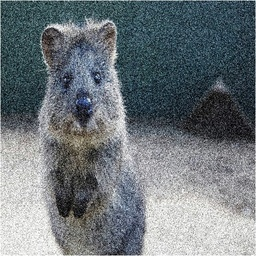
#> input picture uploads/PamTestPicture.jpg, 256 x 256 px, shrunk from 514 x 514 before the run
$ python pamPicture.py
#> lines starting #> are read from the running program, lines starting #| are printed output that depends on the picture
# coding: utf-8
# coder: haoleeson
import pylab
from matplotlib import image as img
from matplotlib import pyplot as plt
import numpy as np
import random


# 获取图片的rgb列表
def getImageRGB(file):
    image = img.imread(file)
    width, height, x = image.shape
    # 创建与照片像素规模同大小rgb列表，存rgb数据
    rgb = np.zeros((width, height, x))
    for i in range(width):
        for j in range(height):
            rgb[i][j] = image[i, j]
    return rgb


# 随机生成k个种子，返回k个随机像素点坐标
def initCentroids(imageRGB, k):
    center = []
    for i in range(k):
        x, y = random.randint(0, imageRGB.shape[0]), random.randint(0, imageRGB.shape[1])
        center += [[x, y]]
    return center


# 随机选择一个非中心点Oi
def chooseOneNoCenterSample(imageRGB, centers):
    x, y = 0, 0
    isChooseACenterSampleFlag = True
    while(isChooseACenterSampleFlag):
        isExist = False
        x, y = random.randint(0, imageRGB.shape[0]), random.randint(0, imageRGB.shape[1])
        # 判断与k个中心 是否有重复样本,
        for k in range(len(centers)):
            if(x==centers[k][0] and y==centers[k][1]):
                isExist = True
                break;
        #若无重复，则退出while,并返回[x,y]
        if( isExist == False ):
            break;
        #若重复则继续while
    return [x, y]


# 计算变量中每个像素点与k个中心点的欧式距离，并分簇
def caclEucDistance(imageRGB, centers):
    region = []
    for i in range(imageRGB.shape[0]): #行
        x = []
        for j in range(imageRGB.shape[1]): #列
            temp = []
            for k in range(len(centers)): #计算k个像素点与k个中心点的欧式距离
                dist = np.sqrt(np.sum(np.square(imageRGB[i, j] - imageRGB[centers[k][0], centers[k][1]])))
                temp += [dist] #添加到temp临时数组中
            x.append(np.argmin(temp)) #添加[i,j]像素距离k个‘种子’最小的距离于region
        region.append(x)
    return region #返回与数组同大小的最小欧式距离数组


# 计算所有对象与其簇中中心点的距离值，将其全部累加得到损失值，记为cost
def calcCost(imageRGB, features, centers):
    cost = 0.0
    for i in range(imageRGB.shape[0]): #行
        for j in range(imageRGB.shape[1]): #列
            dist = np.sqrt(np.sum(np.square(imageRGB[i, j] - imageRGB[centers[features[i][j]][0], centers[features[i][j]][1]])))
            cost = cost + dist
    return cost


#获取中心对象下标所对应的RGB值
def getCenterColor(imageRGB, centers, k):
    centercolor = [0] * k
    for i in range(k):
        centercolor[i] = imageRGB[centers[i][0], centers[i][1]]
    return centercolor


# 显示分割前后对比图程序
def showImage(imageRGB, centercolor, features, k, iteration):
    NewImage = np.empty((len(features), len(features[0]), 3))
    for i in range(len(features)):
        for j in range(len(features[i])):
            NewImage[i, j] = centercolor[features[i][j]]
    # 绘制图片
    fig = plt.figure(figsize=(10, 4), facecolor='white')
    fig.suptitle('k='+str(k)+', iteration='+str(iteration), fontsize=12, color='k')
    fig.gca().xaxis.set_major_locator(plt.NullLocator())
    fig.gca().yaxis.set_major_locator(plt.NullLocator())

    # 创建子图1: 绘制原图
    ax1 = fig.add_subplot(1, 2, 1)
    ax1.axis('off') # 关闭坐标轴显示
    ax1.imshow(imageRGB / 255)
    ax1.set_title('Original image', fontsize=10, color='k')

    # 创建子图2: 绘制分割图
    ax2 = fig.add_subplot(1, 2, 2)
    ax2.axis('off') # 关闭坐标轴显示
    ax2.imshow(NewImage / 255)
    ax2.set_title('Split graph', fontsize=10, color='k')

    # 显示绘制图像
    pylab.show()
    plt.show()


#PAM算法对图片数据聚类实现
def PAM(imageRGB, features, centers):
    # 计算初始cost0
    cost0 = calcCost(imageRGB, features, centers)
    # print('cost0=', cost0)
    # 随机选择一个非中心点Oi
    aNoCenterSample = chooseOneNoCenterSample(imageRGB, centers)
    # print('Center = ', centers)
    # print('aNoCenterSample = ', aNoCenterSample)

    # 替换该随机对象所属的第k个中心对象
    belongsK = features[aNoCenterSample[0]][aNoCenterSample[1]]
    TempCenters = centers
    TempCenters[belongsK][0] = aNoCenterSample[0]  # Rows下标
    TempCenters[belongsK][1] = aNoCenterSample[1]  # Columns下标
    # 重新分簇
    TempFeatures = caclEucDistance(imageRGB, TempCenters)
    # 计算代价cost
    Tempcost = calcCost(imageRGB, TempFeatures, TempCenters)
    # 比较替换后的 cost
    if (Tempcost < cost0):
        # 若比最初损失值cost0小，则确认替换
        centers = TempCenters
        features = TempFeatures
        cost0 = Tempcost
    return features, centers


def main():
    #加载图片数据
    imageRGB = getImageRGB('PamTestPicture.jpg')
#> in getImageRGB, image is the input picture: shape (256, 256, 3); mean R, G, B 110.2, 118.1, 122.8
    print('Finish load image RGB data...\n')
    # 设置集群数：k=3
    k = 3
    #设置k-means算法执行的最大迭代次数：iteration = 10
    iteration = 10

    # 生成k个随机像素点坐标，作为中心点
    centers = initCentroids(imageRGB, k)
#> centers = [[197, 215], [20, 132], [248, 207]]
    # 计算样本中每个像素点与k个中心点的欧式距离，并根据距离分到最近簇
    features = caclEucDistance(imageRGB, centers)
#> after the loop in caclEucDistance, `for i in range(imageRGB.shape[0]):`: region = 256 items
#> features = 256 items
    print('PAM start...\n')
    for i in range(iteration, 0, -1):
        print('iteration = ', i)
        features, centers = PAM(imageRGB, features, centers) #PAM迭代
        print('\n' + 'Centers = ', centers, '\n')
#> this loop made 10 passes
#> (belongsK in PAM, Tempcost in PAM, centers) on passes 1 to 6: (1, 3835217.8, [[197, 215], [155, 244], [248, 207]]), (0, 3529467.6, [[183, 111], [155, 244], [248, 207]]), (1, 2300595.2, [[183, 111], [71, 144], [248, 207]]), (2, 2804937.7, [[183, 111], [71, 144], [71, 48]]), (0, 3011148.2, [[128, 75], [71, 144], [71, 48]]), (2, 2982607.2, [[128, 75], [71, 144], [158, 50]])
#| Centers =  [[197, 215], [155, 244], [248, 207]]
#| Centers =  [[183, 111], [155, 244], [248, 207]]
#| Centers =  [[183, 111], [71, 144], [248, 207]]
#| Centers =  [[183, 111], [71, 144], [71, 48]]
#| Centers =  [[128, 75], [71, 144], [71, 48]]
#| Centers =  [[128, 75], [71, 144], [158, 50]]
#| Centers =  [[128, 75], [37, 169], [158, 50]]
#| Centers =  [[128, 75], [37, 169], [241, 51]]
#> (further printed lines are left out)

    centercolor = getCenterColor(imageRGB, centers, k)
#> after the loop in getCenterColor, `for i in range(k):`: centercolor = [[181, 180, 185], [63, 70, 78], [245, 246, 241]]
#> centercolor = [[181, 180, 185], [63, 70, 78], [245, 246, 241]]
    #显示分割前后对比图
    print('Show the Comparison images...')
    showImage(imageRGB, centercolor, features, k, iteration)
#> in showImage, `NewImage = np.empty((len(features), len(features[0]), 3))`: NewImage: shape (256, 256, 3) float64; every value is 0
#> after the loop in showImage, `for i in range(len(features)):`:
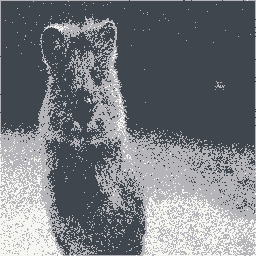
#> NewImage: shape (256, 256, 3) float64; mean of channels 0, 1, 2 117, 121, 126.8; drawn as R, G, B
#> in showImage, `pylab.show()`:
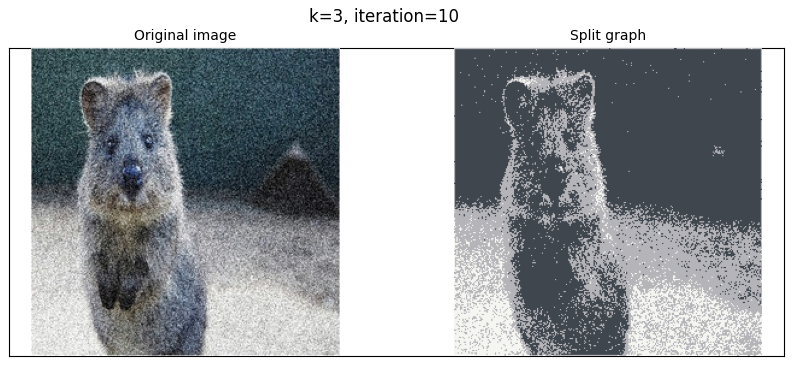
#> figure drawn by matplotlib, 2 panels


if __name__ == '__main__':
    main()

$ run again, with uploads/AnalysisOfAlgorithmsLesson.jpg copied over uploads/PamTestPicture.jpg
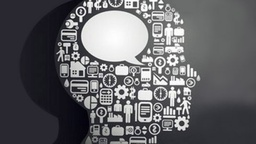
#> input picture uploads/AnalysisOfAlgorithmsLesson.jpg, 256 x 144 px, shrunk from 534 x 300 before the run
#> in getImageRGB, image is the input picture: shape (144, 256, 3); mean R, G, B 98.9, 98.9, 102.2
#> in main, `centers = initCentroids(imageRGB, k)`: centers = [[98, 215], [10, 132], [130, 248]]
#> after the loop in caclEucDistance, `for i in range(imageRGB.shape[0]):`: region = 144 items
#> the loop in main, `for i in range(iteration, 0, -1):` made 10 passes
#> (belongsK in PAM, Tempcost in PAM, centers) on passes 1 to 4: (1, 1609351.8, [[98, 215], [103, 155], [130, 248]]), (2, 1562541.7, [[98, 215], [103, 155], [122, 183]]), (0, 1744003.7, [[55, 71], [103, 155], [122, 183]]), (1, 1349138.3, [[55, 71], [72, 71], [122, 183]])
#> (printed output is left out)
#> after the loop in getCenterColor, `for i in range(k):`: centercolor = [[88, 87, 92], [194, 194, 194], [41, 40, 48]]
#> the loop in showImage, `for i in range(len(features)):` made 144 passes
#> after the loop in showImage, `for i in range(len(features)):`:
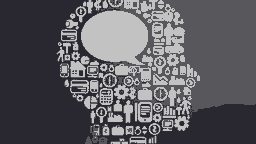
#> NewImage: shape (144, 256, 3) float64; mean of channels 0, 1, 2 93.4, 92.7, 97.7; drawn as R, G, B
#> in showImage, `pylab.show()`:
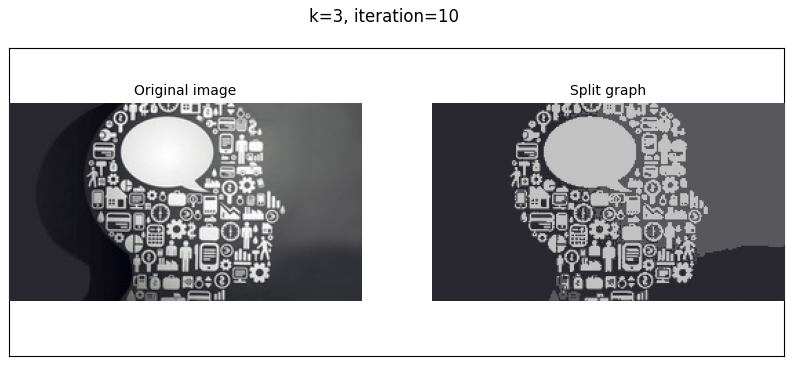
#> figure drawn by matplotlib, 2 panels
